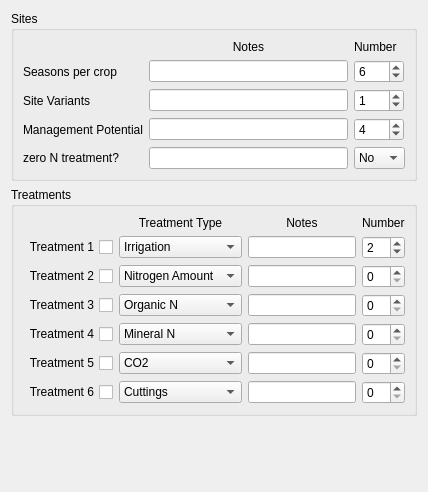
      <widget class="QWidget" name="tabSeasons">
       <attribute name="title">
        <string>Seasons</string>
       </attribute>
       <layout class="QGridLayout" name="gridLayout_54">
        <item row="2" column="0">
         <widget class="QGroupBox" name="gbxSeasonsTreatments">
          <property name="font">
           <font>
            <pointsize>9</pointsize>
           </font>
          </property>
          <property name="title">
           <string>Treatments</string>
          </property>
          <property name="checkable">
           <bool>false</bool>
          </property>
          <property name="checked">
           <bool>false</bool>
          </property>
          <layout class="QGridLayout" name="gridLayout_55">
           <item row="6" column="1">
            <widget class="QCheckBox" name="chbxSeasonsTreatment5">
             <property name="sizePolicy">
              <sizepolicy hsizetype="Minimum" vsizetype="Fixed">
               <horstretch>1</horstretch>
               <verstretch>0</verstretch>
              </sizepolicy>
             </property>
             <property name="toolTip">
              <string>&lt;html&gt;&lt;head/&gt;&lt;body&gt;&lt;p&gt;Check if Minimum Data&lt;/p&gt;&lt;/body&gt;&lt;/html&gt;</string>
             </property>
             <property name="layoutDirection">
              <enum>Qt::RightToLeft</enum>
             </property>
             <property name="text">
              <string>Treatment 5</string>
             </property>
             <property name="tristate">
              <bool>false</bool>
             </property>
            </widget>
           </item>
           <item row="7" column="1">
            <widget class="QCheckBox" name="chbxSeasonsTreatment6">
             <property name="sizePolicy">
              <sizepolicy hsizetype="Minimum" vsizetype="Fixed">
               <horstretch>1</horstretch>
               <verstretch>0</verstretch>
              </sizepolicy>
             </property>
             <property name="toolTip">
              <string>&lt;html&gt;&lt;head/&gt;&lt;body&gt;&lt;p&gt;Check if Minimum Data&lt;/p&gt;&lt;/body&gt;&lt;/html&gt;</string>
             </property>
             <property name="layoutDirection">
              <enum>Qt::RightToLeft</enum>
             </property>
             <property name="text">
              <string>Treatment 6</string>
             </property>
             <property name="tristate">
              <bool>false</bool>
             </property>
            </widget>
           </item>
           <item row="4" column="1">
            <widget class="QCheckBox" name="chbxSeasonsTreatment3">
             <property name="sizePolicy">
              <sizepolicy hsizetype="Minimum" vsizetype="Fixed">
               <horstretch>1</horstretch>
               <verstretch>0</verstretch>
              </sizepolicy>
             </property>
             <property name="toolTip">
              <string>&lt;html&gt;&lt;head/&gt;&lt;body&gt;&lt;p&gt;Check if Minimum Data&lt;/p&gt;&lt;/body&gt;&lt;/html&gt;</string>
             </property>
             <property name="layoutDirection">
              <enum>Qt::RightToLeft</enum>
             </property>
             <property name="text">
              <string>Treatment 3</string>
             </property>
             <property name="checked">
              <bool>false</bool>
             </property>
             <property name="tristate">
              <bool>false</bool>
             </property>
            </widget>
           </item>
           <item row="2" column="5">
            <widget class="QSpinBox" name="sbSeasonsTreatment1Number">
             <property name="sizePolicy">
              <sizepolicy hsizetype="Minimum" vsizetype="Fixed">
               <horstretch>0</horstretch>
               <verstretch>0</verstretch>
              </sizepolicy>
             </property>
             <property name="maximumSize">
              <size>
               <width>50</width>
               <height>16777215</height>
              </size>
             </property>
             <property name="toolTip">
              <string>&lt;html&gt;&lt;head/&gt;&lt;body&gt;&lt;p&gt;Number of observations&lt;/p&gt;&lt;/body&gt;&lt;/html&gt;</string>
             </property>
             <property name="value">
              <number>2</number>
             </property>
            </widget>
           </item>
           <item row="3" column="5">
            <widget class="QSpinBox" name="sbSeasonsTreatment2Number">
             <property name="sizePolicy">
              <sizepolicy hsizetype="Minimum" vsizetype="Fixed">
               <horstretch>0</horstretch>
               <verstretch>0</verstretch>
              </sizepolicy>
             </property>
             <property name="maximumSize">
              <size>
               <width>50</width>
               <height>16777215</height>
              </size>
             </property>
             <property name="toolTip">
              <string>&lt;html&gt;&lt;head/&gt;&lt;body&gt;&lt;p&gt;Number of observations&lt;/p&gt;&lt;/body&gt;&lt;/html&gt;</string>
             </property>
             <property name="value">
              <number>0</number>
             </property>
            </widget>
           </item>
           <item row="3" column="1">
            <widget class="QCheckBox" name="chbxSeasonsTreatment2">
             <property name="sizePolicy">
              <sizepolicy hsizetype="Minimum" vsizetype="Fixed">
               <horstretch>1</horstretch>
               <verstretch>0</verstretch>
              </sizepolicy>
             </property>
             <property name="toolTip">
              <string>&lt;html&gt;&lt;head/&gt;&lt;body&gt;&lt;p&gt;Check if Minimum Data&lt;/p&gt;&lt;/body&gt;&lt;/html&gt;</string>
             </property>
             <property name="statusTip">
              <string/>
             </property>
             <property name="whatsThis">
              <string/>
             </property>
             <property name="layoutDirection">
              <enum>Qt::RightToLeft</enum>
             </property>
             <property name="text">
              <string>Treatment 2</string>
             </property>
             <property name="checked">
              <bool>false</bool>
             </property>
             <property name="tristate">
              <bool>false</bool>
             </property>
            </widget>
           </item>
           <item row="4" column="5">
            <widget class="QSpinBox" name="sbSeasonsTreatment3Number">
             <property name="sizePolicy">
              <sizepolicy hsizetype="Minimum" vsizetype="Fixed">
               <horstretch>0</horstretch>
               <verstretch>0</verstretch>
              </sizepolicy>
             </property>
             <property name="maximumSize">
              <size>
               <width>50</width>
               <height>16777215</height>
              </size>
             </property>
             <property name="toolTip">
              <string>&lt;html&gt;&lt;head/&gt;&lt;body&gt;&lt;p&gt;Number of observations&lt;/p&gt;&lt;/body&gt;&lt;/html&gt;</string>
             </property>
             <property name="value">
              <number>0</number>
             </property>
            </widget>
           </item>
           <item row="2" column="3" colspan="2">
            <widget class="QLineEdit" name="ledSeasonsTreatment1">
             <property name="sizePolicy">
              <sizepolicy hsizetype="Expanding" vsizetype="Fixed">
               <horstretch>2</horstretch>
               <verstretch>0</verstretch>
              </sizepolicy>
             </property>
            </widget>
           </item>
           <item row="5" column="5">
            <widget class="QSpinBox" name="sbSeasonsTreatment4Number">
             <property name="enabled">
              <bool>true</bool>
             </property>
             <property name="sizePolicy">
              <sizepolicy hsizetype="Minimum" vsizetype="Fixed">
               <horstretch>0</horstretch>
               <verstretch>0</verstretch>
              </sizepolicy>
             </property>
             <property name="maximumSize">
              <size>
               <width>50</width>
               <height>16777215</height>
              </size>
             </property>
             <property name="toolTip">
              <string>&lt;html&gt;&lt;head/&gt;&lt;body&gt;&lt;p&gt;Number of observations&lt;/p&gt;&lt;/body&gt;&lt;/html&gt;</string>
             </property>
            </widget>
           </item>
           <item row="4" column="2">
            <widget class="QComboBox" name="cbSeasonsTreatment3">
             <property name="editable">
              <bool>false</bool>
             </property>
             <property name="currentIndex">
              <number>2</number>
             </property>
             <item>
              <property name="text">
               <string>Irrigation</string>
              </property>
             </item>
             <item>
              <property name="text">
               <string>Nitrogen Amount</string>
              </property>
             </item>
             <item>
              <property name="text">
               <string>Organic N</string>
              </property>
             </item>
             <item>
              <property name="text">
               <string>Mineral N</string>
              </property>
             </item>
             <item>
              <property name="text">
               <string>CO2</string>
              </property>
             </item>
             <item>
              <property name="text">
               <string>Cuttings</string>
              </property>
             </item>
             <item>
              <property name="text">
               <string>Residue Mgmt</string>
              </property>
             </item>
             <item>
              <property name="text">
               <string>Other (specify)</string>
              </property>
             </item>
            </widget>
           </item>
           <item row="4" column="3" colspan="2">
            <widget class="QLineEdit" name="ledSeasonsTreatment3">
             <property name="sizePolicy">
              <sizepolicy hsizetype="Expanding" vsizetype="Fixed">
               <horstretch>2</horstretch>
               <verstretch>0</verstretch>
              </sizepolicy>
             </property>
            </widget>
           </item>
           <item row="5" column="3" colspan="2">
            <widget class="QLineEdit" name="ledSeasonsTreatment4">
             <property name="sizePolicy">
              <sizepolicy hsizetype="Expanding" vsizetype="Fixed">
               <horstretch>2</horstretch>
               <verstretch>0</verstretch>
              </sizepolicy>
             </property>
            </widget>
           </item>
           <item row="5" column="1">
            <widget class="QCheckBox" name="chbxSeasonsTreatment4">
             <property name="sizePolicy">
              <sizepolicy hsizetype="Minimum" vsizetype="Fixed">
               <horstretch>1</horstretch>
               <verstretch>0</verstretch>
              </sizepolicy>
             </property>
             <property name="toolTip">
              <string>&lt;html&gt;&lt;head/&gt;&lt;body&gt;&lt;p&gt;Check if Minimum Data&lt;/p&gt;&lt;/body&gt;&lt;/html&gt;</string>
             </property>
             <property name="layoutDirection">
              <enum>Qt::RightToLeft</enum>
             </property>
             <property name="text">
              <string>Treatment 4</string>
             </property>
             <property name="checked">
              <bool>false</bool>
             </property>
             <property name="tristate">
              <bool>false</bool>
             </property>
            </widget>
           </item>
           <item row="3" column="3" colspan="2">
            <widget class="QLineEdit" name="ledSeasonsTreatment2">
             <property name="sizePolicy">
              <sizepolicy hsizetype="Expanding" vsizetype="Fixed">
               <horstretch>2</horstretch>
               <verstretch>0</verstretch>
              </sizepolicy>
             </property>
            </widget>
           </item>
           <item row="7" column="3" colspan="2">
            <widget class="QLineEdit" name="ledSeasonsTreatment6">
             <property name="sizePolicy">
              <sizepolicy hsizetype="Expanding" vsizetype="Fixed">
               <horstretch>2</horstretch>
               <verstretch>0</verstretch>
              </sizepolicy>
             </property>
            </widget>
           </item>
           <item row="6" column="5">
            <widget class="QSpinBox" name="sbSeasonsTreatment5Number">
             <property name="sizePolicy">
              <sizepolicy hsizetype="Minimum" vsizetype="Fixed">
               <horstretch>0</horstretch>
               <verstretch>0</verstretch>
              </sizepolicy>
             </property>
             <property name="maximumSize">
              <size>
               <width>50</width>
               <height>16777215</height>
              </size>
             </property>
             <property name="toolTip">
              <string>&lt;html&gt;&lt;head/&gt;&lt;body&gt;&lt;p&gt;Number of observations&lt;/p&gt;&lt;/body&gt;&lt;/html&gt;</string>
             </property>
            </widget>
           </item>
           <item row="6" column="2">
            <widget class="QComboBox" name="cbSeasonsTreatment5">
             <property name="editable">
              <bool>false</bool>
             </property>
             <property name="currentIndex">
              <number>4</number>
             </property>
             <item>
              <property name="text">
               <string>Irrigation</string>
              </property>
             </item>
             <item>
              <property name="text">
               <string>Nitrogen Amount</string>
              </property>
             </item>
             <item>
              <property name="text">
               <string>Organic N</string>
              </property>
             </item>
             <item>
              <property name="text">
               <string>Mineral N</string>
              </property>
             </item>
             <item>
              <property name="text">
               <string>CO2</string>
              </property>
             </item>
             <item>
              <property name="text">
               <string>Cuttings</string>
              </property>
             </item>
             <item>
              <property name="text">
               <string>Residue Mgmt</string>
              </property>
             </item>
             <item>
              <property name="text">
               <string>Other (specify)</string>
              </property>
             </item>
            </widget>
           </item>
           <item row="5" column="2">
            <widget class="QComboBox" name="cbSeasonsTreatment4">
             <property name="editable">
              <bool>false</bool>
             </property>
             <property name="currentIndex">
              <number>3</number>
             </property>
             <item>
              <property name="text">
               <string>Irrigation</string>
              </property>
             </item>
             <item>
              <property name="text">
               <string>Nitrogen Amount</string>
              </property>
             </item>
             <item>
              <property name="text">
               <string>Organic N</string>
              </property>
             </item>
             <item>
              <property name="text">
               <string>Mineral N</string>
              </property>
             </item>
             <item>
              <property name="text">
               <string>CO2</string>
              </property>
             </item>
             <item>
              <property name="text">
               <string>Cuttings</string>
              </property>
             </item>
             <item>
              <property name="text">
               <string>Residue Mgmt</string>
              </property>
             </item>
             <item>
              <property name="text">
               <string>Other (specify)</string>
              </property>
             </item>
            </widget>
           </item>
           <item row="7" column="2">
            <widget class="QComboBox" name="cbSeasonsTreatment6">
             <property name="editable">
              <bool>false</bool>
             </property>
             <property name="currentIndex">
              <number>5</number>
             </property>
             <item>
              <property name="text">
               <string>Irrigation</string>
              </property>
             </item>
             <item>
              <property name="text">
               <string>Nitrogen Amount</string>
              </property>
             </item>
             <item>
              <property name="text">
               <string>Organic N</string>
              </property>
             </item>
             <item>
              <property name="text">
               <string>Mineral N</string>
              </property>
             </item>
             <item>
              <property name="text">
               <string>CO2</string>
              </property>
             </item>
             <item>
              <property name="text">
               <string>Cuttings</string>
              </property>
             </item>
             <item>
              <property name="text">
               <string>Residue Mgmt</string>
              </property>
             </item>
             <item>
              <property name="text">
               <string>Other (specify)</string>
              </property>
             </item>
            </widget>
           </item>
           <item row="0" column="3" colspan="2">
            <widget class="QLabel" name="lblSeasonsTreatmentsNotes">
             <property name="font">
              <font>
               <pointsize>9</pointsize>
              </font>
             </property>
             <property name="text">
              <string>Notes</string>
             </property>
             <property name="alignment">
              <set>Qt::AlignCenter</set>
             </property>
            </widget>
           </item>
           <item row="6" column="3" colspan="2">
            <widget class="QLineEdit" name="ledSeasonsTreatment5">
             <property name="sizePolicy">
              <sizepolicy hsizetype="Expanding" vsizetype="Fixed">
               <horstretch>2</horstretch>
               <verstretch>0</verstretch>
              </sizepolicy>
             </property>
            </widget>
           </item>
           <item row="7" column="5">
            <widget class="QSpinBox" name="sbSeasonsTreatment6Number">
             <property name="sizePolicy">
              <sizepolicy hsizetype="Minimum" vsizetype="Fixed">
               <horstretch>0</horstretch>
               <verstretch>0</verstretch>
              </sizepolicy>
             </property>
             <property name="maximumSize">
              <size>
               <width>50</width>
               <height>16777215</height>
              </size>
             </property>
             <property name="toolTip">
              <string>&lt;html&gt;&lt;head/&gt;&lt;body&gt;&lt;p&gt;Number of observations&lt;/p&gt;&lt;/body&gt;&lt;/html&gt;</string>
             </property>
            </widget>
           </item>
           <item row="2" column="2">
            <widget class="QComboBox" name="cbSeasonsTreatment1">
             <property name="editable">
              <bool>false</bool>
             </property>
             <item>
              <property name="text">
               <string>Irrigation</string>
              </property>
             </item>
             <item>
              <property name="text">
               <string>Nitrogen Amount</string>
              </property>
             </item>
             <item>
              <property name="text">
               <string>Organic N</string>
              </property>
             </item>
             <item>
              <property name="text">
               <string>Mineral N</string>
              </property>
             </item>
             <item>
              <property name="text">
               <string>CO2</string>
              </property>
             </item>
             <item>
              <property name="text">
               <string>Cuttings</string>
              </property>
             </item>
             <item>
              <property name="text">
               <string>Residue Mgmt</string>
              </property>
             </item>
             <item>
              <property name="text">
               <string>Other (specify)</string>
              </property>
             </item>
            </widget>
           </item>
           <item row="3" column="2">
            <widget class="QComboBox" name="cbSeasonsTreatment2">
             <property name="editable">
              <bool>false</bool>
             </property>
             <property name="currentIndex">
              <number>1</number>
             </property>
             <item>
              <property name="text">
               <string>Irrigation</string>
              </property>
             </item>
             <item>
              <property name="text">
               <string>Nitrogen Amount</string>
              </property>
             </item>
             <item>
              <property name="text">
               <string>Organic N</string>
              </property>
             </item>
             <item>
              <property name="text">
               <string>Mineral N</string>
              </property>
             </item>
             <item>
              <property name="text">
               <string>CO2</string>
              </property>
             </item>
             <item>
              <property name="text">
               <string>Cuttings</string>
              </property>
             </item>
             <item>
              <property name="text">
               <string>Residue Mgmt</string>
              </property>
             </item>
             <item>
              <property name="text">
               <string>Other (specify)</string>
              </property>
             </item>
            </widget>
           </item>
           <item row="2" column="1">
            <widget class="QCheckBox" name="chbxSeasonsTreatment1">
             <property name="sizePolicy">
              <sizepolicy hsizetype="Minimum" vsizetype="Fixed">
               <horstretch>1</horstretch>
               <verstretch>0</verstretch>
              </sizepolicy>
             </property>
             <property name="toolTip">
              <string>&lt;html&gt;&lt;head/&gt;&lt;body&gt;&lt;p&gt;Check if Minimum Data&lt;/p&gt;&lt;/body&gt;&lt;/html&gt;</string>
             </property>
             <property name="layoutDirection">
              <enum>Qt::RightToLeft</enum>
             </property>
             <property name="text">
              <string>Treatment 1</string>
             </property>
             <property name="checked">
              <bool>false</bool>
             </property>
             <property name="tristate">
              <bool>false</bool>
             </property>
            </widget>
           </item>
           <item row="0" column="5">
            <widget class="QLabel" name="lblSeasonsTreatmentsNumber">
             <property name="font">
              <font>
               <pointsize>9</pointsize>
              </font>
             </property>
             <property name="text">
              <string>Number</string>
             </property>
            </widget>
           </item>
           <item row="0" column="2">
            <widget class="QLabel" name="lblSeasonsTreatmentsWeight">
             <property name="font">
              <font>
               <pointsize>9</pointsize>
              </font>
             </property>
             <property name="text">
              <string>Treatment Type</string>
             </property>
             <property name="alignment">
              <set>Qt::AlignCenter</set>
             </property>
            </widget>
           </item>
          </layout>
         </widget>
        </item>
        <item row="3" column="0">
         <spacer name="verticalSpacerSeasons">
          <property name="orientation">
           <enum>Qt::Vertical</enum>
          </property>
          <property name="sizeHint" stdset="0">
           <size>
            <width>20</width>
            <height>65</height>
           </size>
          </property>
         </spacer>
        </item>
        <item row="1" column="0">
         <layout class="QHBoxLayout" name="horizontalLayoutSeasonsTop">
          <item>
           <widget class="QGroupBox" name="gbxSeasonsSites">
            <property name="title">
             <string>Sites</string>
            </property>
            <layout class="QGridLayout" name="gridLayout_56">
             <item row="3" column="4">
              <widget class="QSpinBox" name="sbSeasonsMgmtPotentialNumber">
               <property name="sizePolicy">
                <sizepolicy hsizetype="Minimum" vsizetype="Fixed">
                 <horstretch>0</horstretch>
                 <verstretch>0</verstretch>
                </sizepolicy>
               </property>
               <property name="maximumSize">
                <size>
                 <width>50</width>
                 <height>16777215</height>
                </size>
               </property>
               <property name="toolTip">
                <string>&lt;html&gt;&lt;head/&gt;&lt;body&gt;&lt;p&gt;1 limited - 5 optimum&lt;/p&gt;&lt;/body&gt;&lt;/html&gt;</string>
               </property>
               <property name="value">
                <number>4</number>
               </property>
              </widget>
             </item>
             <item row="4" column="0" colspan="2">
              <widget class="QLabel" name="lblSeasonsSitesZeroNTreatment">
               <property name="font">
                <font>
                 <pointsize>9</pointsize>
                </font>
               </property>
               <property name="text">
                <string>zero N treatment?</string>
               </property>
              </widget>
             </item>
             <item row="2" column="0" colspan="2">
              <widget class="QLabel" name="lblSeasonsSitesSiteVariants">
               <property name="font">
                <font>
                 <pointsize>9</pointsize>
                </font>
               </property>
               <property name="toolTip">
                <string>&lt;html&gt;&lt;head/&gt;&lt;body&gt;&lt;p&gt;soils, hydrology, etc&lt;/p&gt;&lt;/body&gt;&lt;/html&gt;</string>
               </property>
               <property name="text">
                <string>Site Variants</string>
               </property>
              </widget>
             </item>
             <item row="2" column="4">
              <widget class="QSpinBox" name="sbSeasonsSiteVariantsNumber">
               <property name="sizePolicy">
                <sizepolicy hsizetype="Minimum" vsizetype="Fixed">
                 <horstretch>0</horstretch>
                 <verstretch>0</verstretch>
                </sizepolicy>
               </property>
               <property name="maximumSize">
                <size>
                 <width>50</width>
                 <height>16777215</height>
                </size>
               </property>
               <property name="toolTip">
                <string>&lt;html&gt;&lt;head/&gt;&lt;body&gt;&lt;p&gt;soils, hydrology, etc&lt;/p&gt;&lt;/body&gt;&lt;/html&gt;</string>
               </property>
               <property name="value">
                <number>1</number>
               </property>
              </widget>
             </item>
             <item row="1" column="4">
              <widget class="QSpinBox" name="sbSeasonsSeasonsPerCropNumber">
               <property name="sizePolicy">
                <sizepolicy hsizetype="Minimum" vsizetype="Fixed">
                 <horstretch>0</horstretch>
                 <verstretch>0</verstretch>
                </sizepolicy>
               </property>
               <property name="maximumSize">
                <size>
                 <width>50</width>
                 <height>16777215</height>
                </size>
               </property>
               <property name="toolTip">
                <string>&lt;html&gt;&lt;head/&gt;&lt;body&gt;&lt;p&gt;Number of observations&lt;/p&gt;&lt;/body&gt;&lt;/html&gt;</string>
               </property>
               <property name="minimum">
                <number>-1000</number>
               </property>
               <property name="maximum">
                <number>1000</number>
               </property>
               <property name="value">
                <number>6</number>
               </property>
              </widget>
             </item>
             <item row="1" column="0" colspan="2">
              <widget class="QLabel" name="lblSeasonsSitesSeasonsPerCrop">
               <property name="font">
                <font>
                 <pointsize>9</pointsize>
                </font>
               </property>
               <property name="text">
                <string>Seasons per crop</string>
               </property>
              </widget>
             </item>
             <item row="4" column="4">
              <widget class="QComboBox" name="cbSeasonsZeroNTreatment">
               <property name="sizePolicy">
                <sizepolicy hsizetype="Fixed" vsizetype="Fixed">
                 <horstretch>0</horstretch>
                 <verstretch>0</verstretch>
                </sizepolicy>
               </property>
               <property name="maximumSize">
                <size>
                 <width>55</width>
                 <height>16777215</height>
                </size>
               </property>
               <item>
                <property name="text">
                 <string>No</string>
                </property>
               </item>
               <item>
                <property name="text">
                 <string>Yes</string>
                </property>
               </item>
              </widget>
             </item>
             <item row="0" column="4">
              <widget class="QLabel" name="lblSeasonsSitesNumber">
               <property name="sizePolicy">
                <sizepolicy hsizetype="Preferred" vsizetype="Fixed">
                 <horstretch>0</horstretch>
                 <verstretch>0</verstretch>
                </sizepolicy>
               </property>
               <property name="font">
                <font>
                 <pointsize>9</pointsize>
                </font>
               </property>
               <property name="text">
                <string>Number</string>
               </property>
              </widget>
             </item>
             <item row="3" column="0" colspan="2">
              <widget class="QLabel" name="lblSeasonsMgmtPotential">
               <property name="font">
                <font>
                 <pointsize>9</pointsize>
                </font>
               </property>
               <property name="toolTip">
                <string>&lt;html&gt;&lt;head/&gt;&lt;body&gt;&lt;p&gt;1 limited - 5 optimum&lt;/p&gt;&lt;/body&gt;&lt;/html&gt;</string>
               </property>
               <property name="text">
                <string>Management Potential</string>
               </property>
              </widget>
             </item>
             <item row="4" column="2">
              <widget class="QLineEdit" name="lineEdit_69"/>
             </item>
             <item row="3" column="2">
              <widget class="QLineEdit" name="lineEdit_68"/>
             </item>
             <item row="2" column="2">
              <widget class="QLineEdit" name="lineEdit_67"/>
             </item>
             <item row="1" column="2">
              <widget class="QLineEdit" name="lineEdit_66"/>
             </item>
             <item row="0" column="2">
              <widget class="QLabel" name="lblSeasonsTreatmentsTotal">
               <property name="font">
                <font>
                 <pointsize>9</pointsize>
                </font>
               </property>
               <property name="text">
                <string>Notes</string>
               </property>
               <property name="alignment">
                <set>Qt::AlignCenter</set>
               </property>
              </widget>
             </item>
            </layout>
           </widget>
          </item>
         </layout>
        </item>
       </layout>
      </widget>
